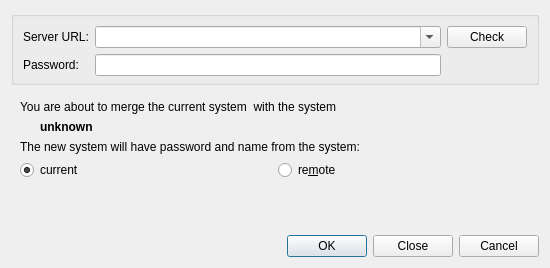
<?xml version="1.0" encoding="UTF-8"?>
<ui version="4.0">
 <class>QnMergeSystemsDialog</class>
 <widget class="QDialog" name="QnMergeSystemsDialog">
  <property name="geometry">
   <rect>
    <x>0</x>
    <y>0</y>
    <width>550</width>
    <height>268</height>
   </rect>
  </property>
  <property name="windowTitle">
   <string>Merge Systems...</string>
  </property>
  <layout class="QVBoxLayout" name="verticalLayout">
   <item>
    <widget class="QStackedWidget" name="stackedWidget">
     <property name="currentIndex">
      <number>0</number>
     </property>
     <widget class="QWidget" name="configurationPage">
      <layout class="QVBoxLayout" name="verticalLayout_4">
       <property name="leftMargin">
        <number>0</number>
       </property>
       <property name="topMargin">
        <number>0</number>
       </property>
       <property name="rightMargin">
        <number>0</number>
       </property>
       <property name="bottomMargin">
        <number>0</number>
       </property>
       <item>
        <widget class="QGroupBox" name="credentialsGroupBox">
         <property name="title">
          <string/>
         </property>
         <layout class="QVBoxLayout" name="verticalLayout_2">
          <property name="bottomMargin">
           <number>0</number>
          </property>
          <item>
           <layout class="QHBoxLayout" name="horizontalLayout">
            <item>
             <layout class="QFormLayout" name="formLayout">
              <property name="fieldGrowthPolicy">
               <enum>QFormLayout::ExpandingFieldsGrow</enum>
              </property>
              <item row="0" column="0">
               <widget class="QLabel" name="urlLabel">
                <property name="text">
                 <string>Server URL:</string>
                </property>
               </widget>
              </item>
              <item row="0" column="1">
               <widget class="QComboBox" name="urlComboBox">
                <property name="sizePolicy">
                 <sizepolicy hsizetype="MinimumExpanding" vsizetype="Fixed">
                  <horstretch>0</horstretch>
                  <verstretch>0</verstretch>
                 </sizepolicy>
                </property>
                <property name="editable">
                 <bool>true</bool>
                </property>
                <property name="insertPolicy">
                 <enum>QComboBox::NoInsert</enum>
                </property>
                <property name="sizeAdjustPolicy">
                 <enum>QComboBox::AdjustToMinimumContentsLength</enum>
                </property>
               </widget>
              </item>
              <item row="1" column="1">
               <widget class="QLineEdit" name="passwordEdit">
                <property name="echoMode">
                 <enum>QLineEdit::Password</enum>
                </property>
               </widget>
              </item>
              <item row="1" column="0">
               <widget class="QLabel" name="passwordLabel">
                <property name="text">
                 <string>Password:</string>
                </property>
               </widget>
              </item>
             </layout>
            </item>
            <item alignment="Qt::AlignTop">
             <widget class="QPushButton" name="testConnectionButton">
              <property name="text">
               <string>Check</string>
              </property>
             </widget>
            </item>
           </layout>
          </item>
          <item>
           <widget class="QnWordWrappedLabel" name="errorLabel" native="true"/>
          </item>
         </layout>
        </widget>
       </item>
       <item>
        <widget class="QWidget" name="configurationWidget" native="true">
         <layout class="QVBoxLayout" name="verticalLayout_3">
          <item>
           <widget class="QLabel" name="currentSystemLabel">
            <property name="text">
             <string notr="true">You are about to merge the current system &lt;system name&gt; with the system</string>
            </property>
           </widget>
          </item>
          <item>
           <widget class="QLabel" name="remoteSystemLabel">
            <property name="font">
             <font>
              <weight>75</weight>
              <bold>true</bold>
             </font>
            </property>
            <property name="text">
             <string notr="true">unknown</string>
            </property>
            <property name="indent">
             <number>20</number>
            </property>
           </widget>
          </item>
          <item>
           <widget class="QLabel" name="newSystemLabel">
            <property name="text">
             <string>The new system will have password and name from the system:</string>
            </property>
           </widget>
          </item>
          <item>
           <layout class="QHBoxLayout" name="horizontalLayout_2">
            <item>
             <widget class="QRadioButton" name="currentSystemRadioButton">
              <property name="text">
               <string notr="true">current</string>
              </property>
              <property name="checked">
               <bool>true</bool>
              </property>
             </widget>
            </item>
            <item>
             <widget class="QRadioButton" name="remoteSystemRadioButton">
              <property name="text">
               <string notr="true">re&amp;mote</string>
              </property>
             </widget>
            </item>
           </layout>
          </item>
         </layout>
        </widget>
       </item>
       <item>
        <spacer name="verticalSpacer">
         <property name="orientation">
          <enum>Qt::Vertical</enum>
         </property>
         <property name="sizeHint" stdset="0">
          <size>
           <width>20</width>
           <height>40</height>
          </size>
         </property>
        </spacer>
       </item>
      </layout>
     </widget>
     <widget class="QWidget" name="finalPage">
      <layout class="QVBoxLayout" name="verticalLayout_6">
       <property name="spacing">
        <number>20</number>
       </property>
       <item>
        <spacer name="verticalSpacer_2">
         <property name="orientation">
          <enum>Qt::Vertical</enum>
         </property>
         <property name="sizeHint" stdset="0">
          <size>
           <width>20</width>
           <height>40</height>
          </size>
         </property>
        </spacer>
       </item>
       <item>
        <widget class="QLabel" name="successLabel">
         <property name="text">
          <string notr="true" extracomment="Text is set in the source file.">Success!

The system was configured successfully.
The servers from the remote system should appear in your system soon.</string>
         </property>
         <property name="alignment">
          <set>Qt::AlignCenter</set>
         </property>
        </widget>
       </item>
       <item>
        <widget class="QLabel" name="reconnectLabel">
         <property name="text">
          <string>You will be reconnected.</string>
         </property>
         <property name="alignment">
          <set>Qt::AlignCenter</set>
         </property>
        </widget>
       </item>
       <item>
        <spacer name="verticalSpacer_3">
         <property name="orientation">
          <enum>Qt::Vertical</enum>
         </property>
         <property name="sizeHint" stdset="0">
          <size>
           <width>20</width>
           <height>40</height>
          </size>
         </property>
        </spacer>
       </item>
      </layout>
     </widget>
    </widget>
   </item>
   <item>
    <widget class="QnDialogButtonBox" name="buttonBox">
     <property name="orientation">
      <enum>Qt::Horizontal</enum>
     </property>
     <property name="standardButtons">
      <set>QDialogButtonBox::Cancel|QDialogButtonBox::Close|QDialogButtonBox::Ok</set>
     </property>
    </widget>
   </item>
  </layout>
 </widget>
 <customwidgets>
  <customwidget>
   <class>QnWordWrappedLabel</class>
   <extends>QWidget</extends>
   <header location="global">ui/widgets/word_wrapped_label.h</header>
   <container>1</container>
  </customwidget>
  <customwidget>
   <class>QnDialogButtonBox</class>
   <extends>QDialogButtonBox</extends>
   <header location="global">ui/widgets/common/dialog_button_box.h</header>
  </customwidget>
 </customwidgets>
 <tabstops>
  <tabstop>urlComboBox</tabstop>
  <tabstop>passwordEdit</tabstop>
  <tabstop>testConnectionButton</tabstop>
  <tabstop>currentSystemRadioButton</tabstop>
  <tabstop>remoteSystemRadioButton</tabstop>
 </tabstops>
 <resources/>
 <connections/>
</ui>
